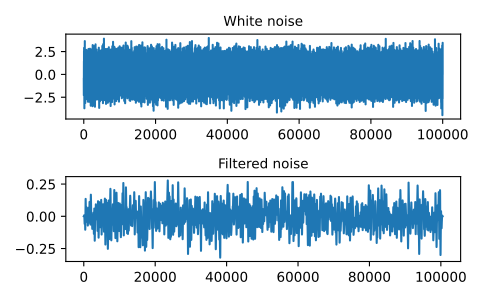

Reproduce this figure in Python.
# Convolve a 100,000 sample signal with a 512-sample filter.

from scipy import signal
rng = np.random.default_rng()
sig = rng.standard_normal(100000)
filt = signal.firwin(512, 0.01)
fsig = signal.oaconvolve(sig, filt)

import matplotlib.pyplot as plt
fig, (ax_orig, ax_mag) = plt.subplots(2, 1)
ax_orig.plot(sig)
ax_orig.set_title('White noise')
ax_mag.plot(fsig)
ax_mag.set_title('Filtered noise')
fig.tight_layout()
fig.show()
